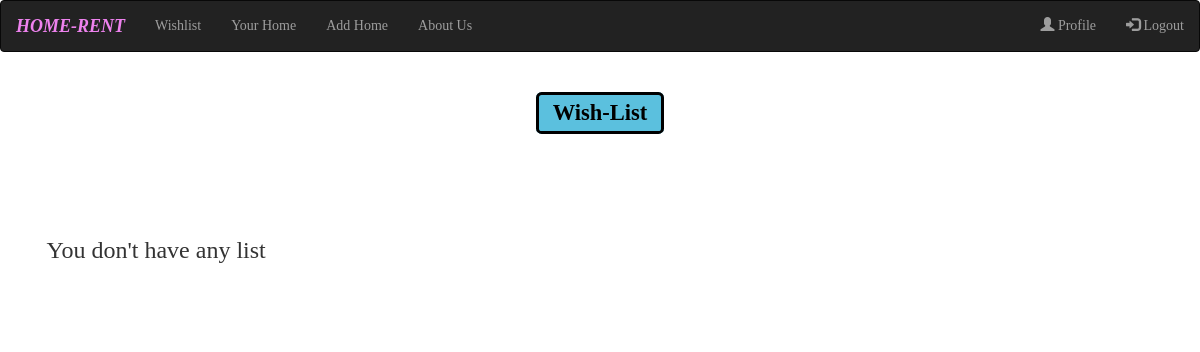
/wishlist/ (signed in), run on an earlier commit of the app's database.
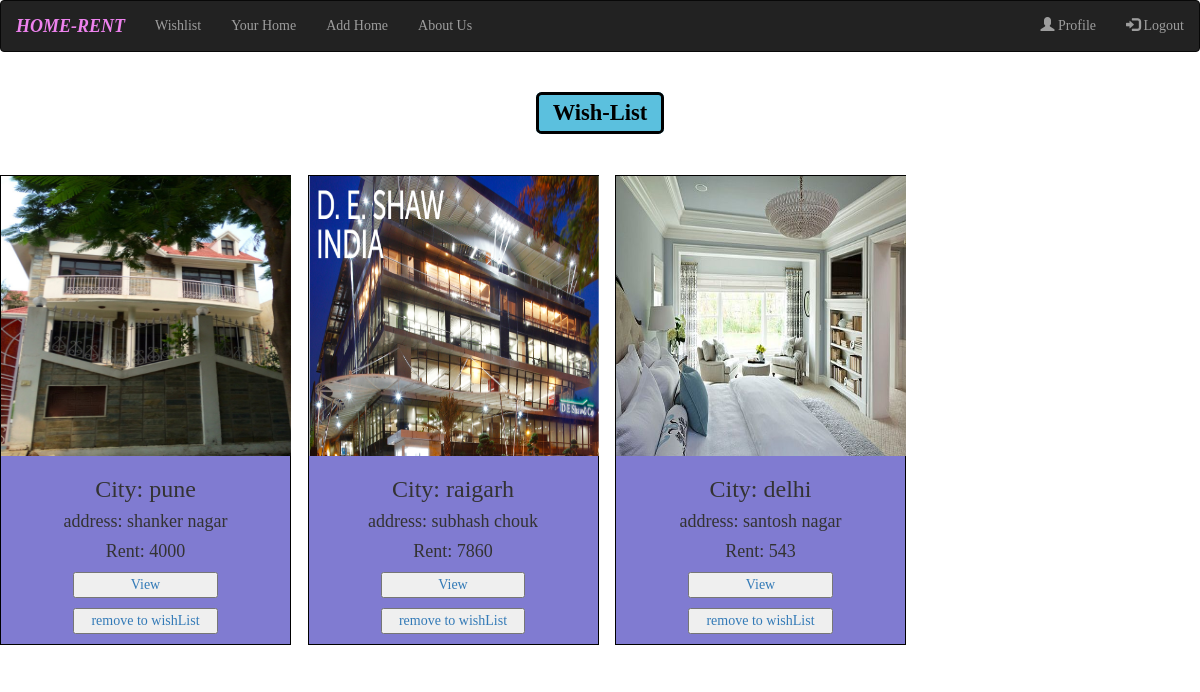
And on a later commit of the database.
### homeapp/models.py (models this page shows, shortened)
class Item(models.Model):
    user = models.ForeignKey(User, on_delete=models.CASCADE, related_name="item", null=True)
    city = models.CharField(max_length=50)
    address =models.CharField(max_length=300)
    rent= models.IntegerField(null = True)
    description= models.CharField(max_length=500)
    number=models.IntegerField(null=True)
    picture = models.FileField(blank=True, null=True)
    report =models.IntegerField(default=0)

### homeapp/views.py (the view)
# urls.py: path('wishlist/',views.allwishlist,name="allwishlist"),
@login_required
def allwishlist(request):
    extend_user_object = extendedUser.objects.get(belongs_to= request.user)
    return render(request,'wishlist.html',{'extend_user_object':extend_user_object})

### templates/wishlist.html (shortened to what this page needs)
{% extends 'base.html' %}
{% block body %}
<div class="row">
    <h2 style="text-align: center;"><span class="label label-info" style="border-style: solid; color:black">Wish-List</span></h2><br><br>
    {% if extend_user_object.home_list.all %}
    {% for homeobject in extend_user_object.home_list.all %}
    <div class="col-xs-12 col-sm-6 col-md-4 col-lg-3 abc">
        <div class="card" style="text-align: center;">
            {% if homeobject.picture %}
            <img src="{{homeobject.picture.url}}" alt="No Image"
                style=" width:290px; height:280px;background-size:cover;">
            {% endif %}
            <h3>City: {{homeobject.city}}</h3>
            <h4>address: {{homeobject.address}}</h4>
            <b>
                <h4>Rent: {{homeobject.rent}}</h4>
            </b>
            <a href="/{{homeobject.id}}">
                <p><button style="width:50%">View</button></p>
            </a>
            <a href="/removewishlist/{{homeobject.id}}/">
                <p><button style="width:50%">remove to wishList</button></p>
            </a>
        </div>
        <br>
    </div>
    {% endfor %}
    {%else%}
    <h3 style="margin: 5%;">You don't have any list</h3>
    {%endif%}
</div>
{% endblock body %}

### templates/base.html (shortened to what this page needs)
<!DOCTYPE html>
<html lang="en">
<head>
    {% load static %}
    <link rel="stylesheet" href="https://maxcdn.bootstrapcdn.com/bootstrap/3.4.1/css/bootstrap.min.css">
</head>
<body>
    <nav class="navbar navbar-inverse">
        <div class="container-fluid">
            <div class="navbar-header">
                <a class="navbar-brand" href="/home/" style="color: violet; font-family:cursive"><i><b>HOME-RENT</b></i></a>
            </div>
            <ul class="nav navbar-nav">
                {% if not user.is_staff%}
                <li><a href="/wishlist/">Wishlist</a></li>
                {% endif %}
                <li><a href="/yourhome/">Your Home</a></li>
                <li><a href="/addhome/">Add Home</a></li>
                <li><a href="/about/">About Us</a></li>
            </ul>
            <ul class="nav navbar-nav navbar-right">
                {% if user.is_staff %}
                <div class="navbar-header">
                    <a class="navbar-brand" href="#" style="color: aquamarine; font-family:cursive;"><i><b>Hello, Admin...</b></i></a>
                </div>
                {% else %}
                <li><a href="/profile/{{user.id}}/"><span class="glyphicon glyphicon-user"></span> Profile</a></li>
                {% endif %}
                <li><a href="/logout/"><span class="glyphicon glyphicon-log-in"></span> Logout</a></li>
            </ul>
        </div>
    </nav>
    {% block body %}
    {% endblock body %}
</body>
</html>

### templates/wishlist.html (style rules this page uses)
body { background-image: url('https://www.fhamortgagesource.com/wp-content/uploads/2016/07/Louisville-5-percent-Jumbo.jpg'); height: 110vh; background-position: center; background-size: cover; }
.card { width: 291px; background-color: #807bd1; border: 1px solid black; margin: auto; }

### templates/base.html (style rules this page uses)
* { font-family: cursive; }

What changed in the data, as far as the page shows it:
now on this page (row edited): Item: picture (picture), city "pune", address "shanker nagar", rent "4000"
now on this page (row unchanged): Item: picture (picture), city "raigarh", address "subhash chouk", rent "7860"
now on this page (row unchanged): Item: picture (picture), city "delhi", address "santosh nagar", rent "543"
Also different on the page:
text no longer shown: "You don't have any list"
